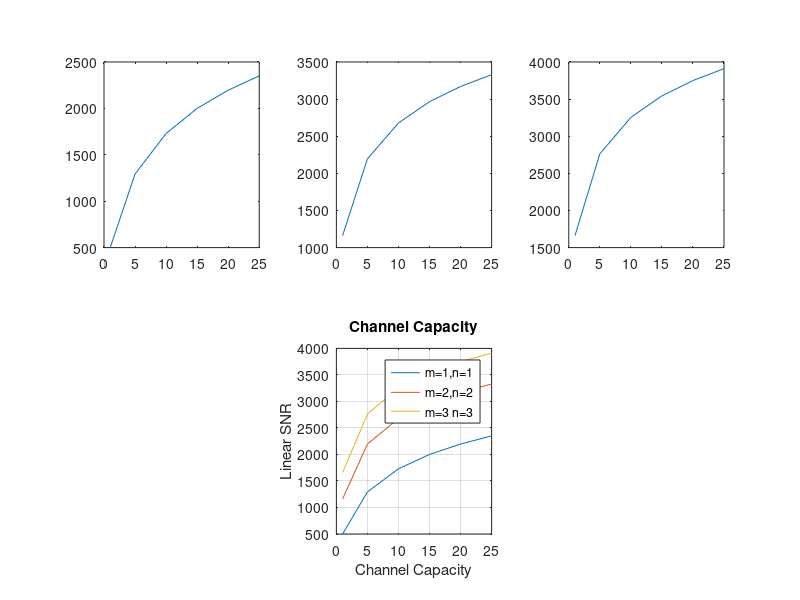

MATLAB code to generate this figure:

clc;
snrdb =[1 5 10 15 20 25]; 
power=(0.1.*snrdb);
p=10.*power;
b =500;
m=1;
n=1;
c11=b*(log2(1+m*n*p));
subplot(2,3,1);

plot(snrdb,c11);
m=2;
n=2; 
c22=b*(log2(1+m*n*p));
subplot(2,3,2);
plot(snrdb,c22);


m=3;
n=3;
c33=b*(log2(1+m*n*p));
subplot(2,3,3);
plot(snrdb,c33);
subplot(2,3,5);

plot(p,c11,p,c22,p,c33);
xlabel('Channel Capacity');
ylabel('Linear SNR');
title(('Channel Capacity'));
legend('m=1,n=1','m=2,n=2','m=3 n=3');
grid on